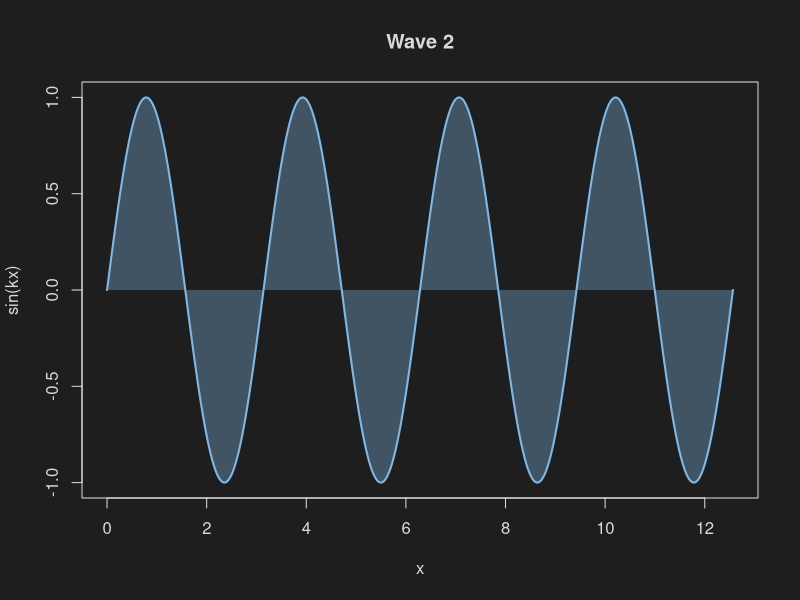
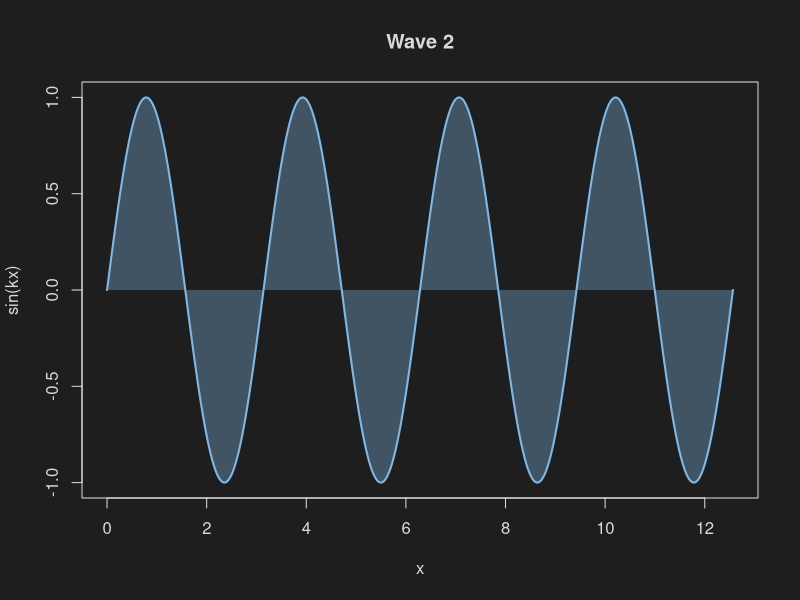
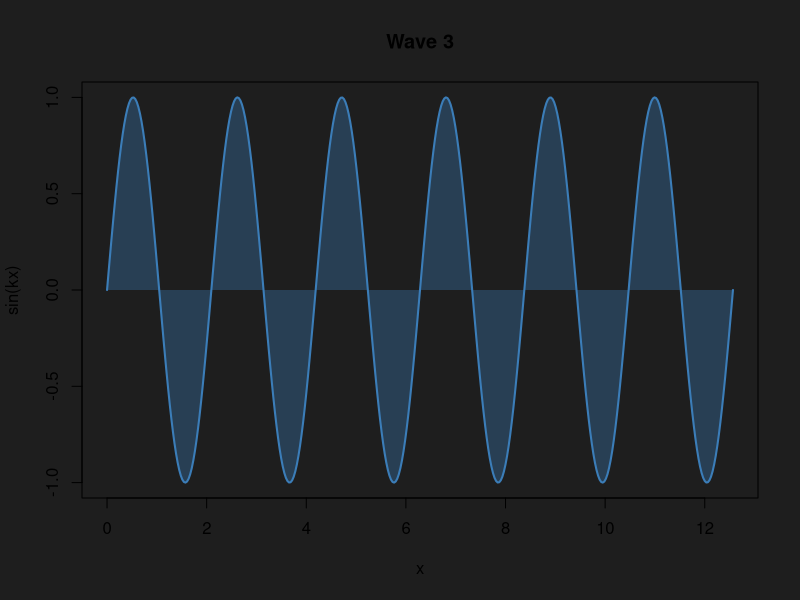
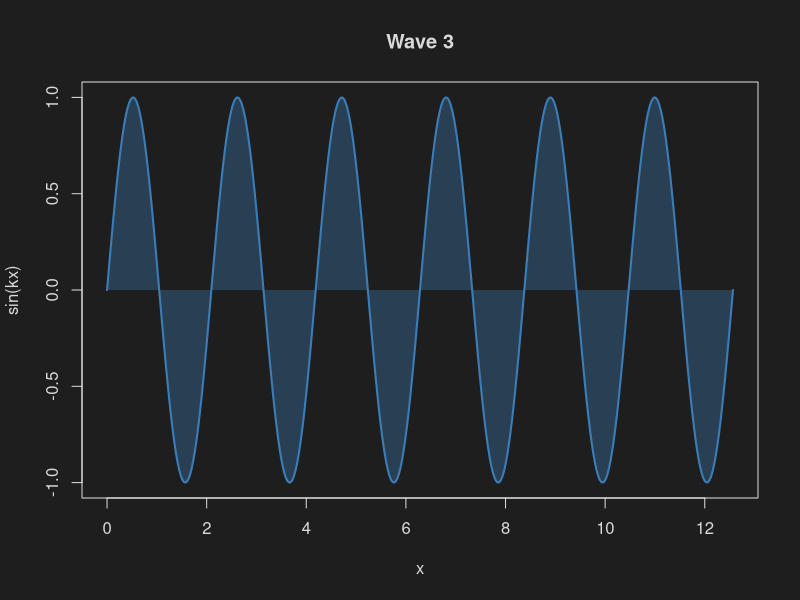
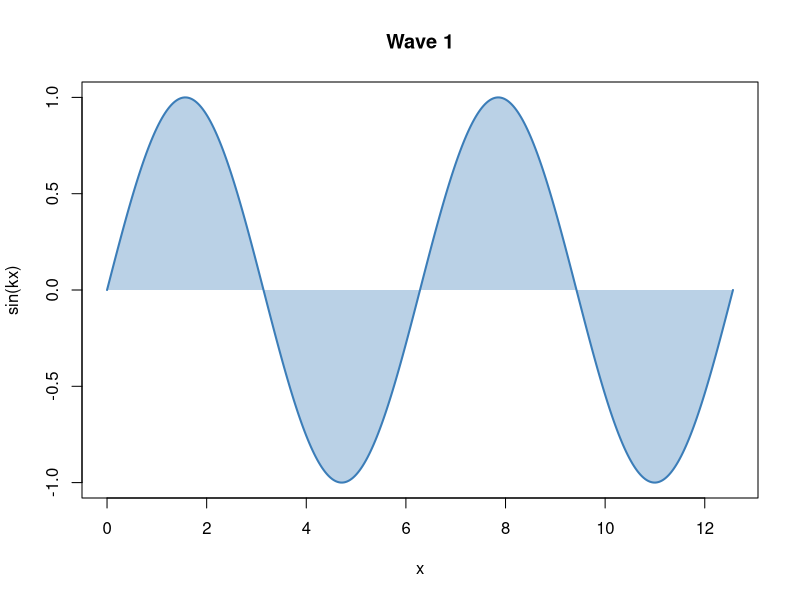
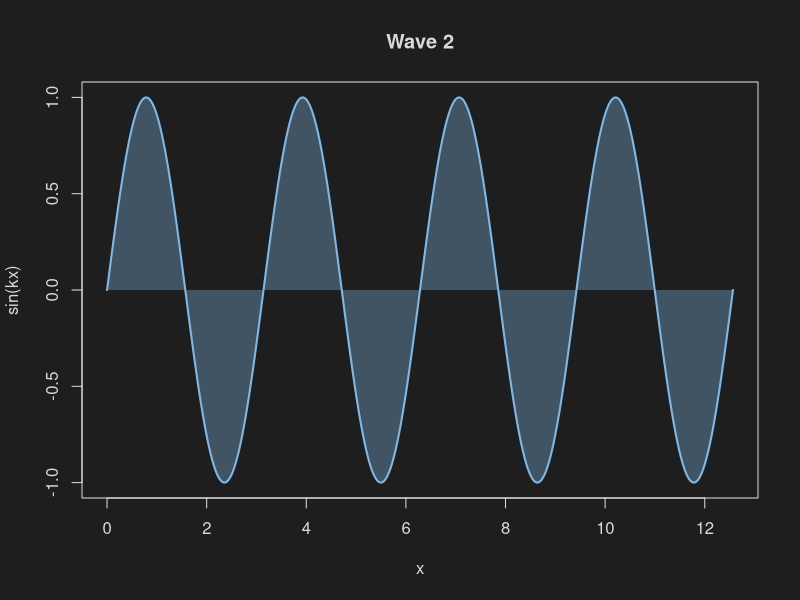
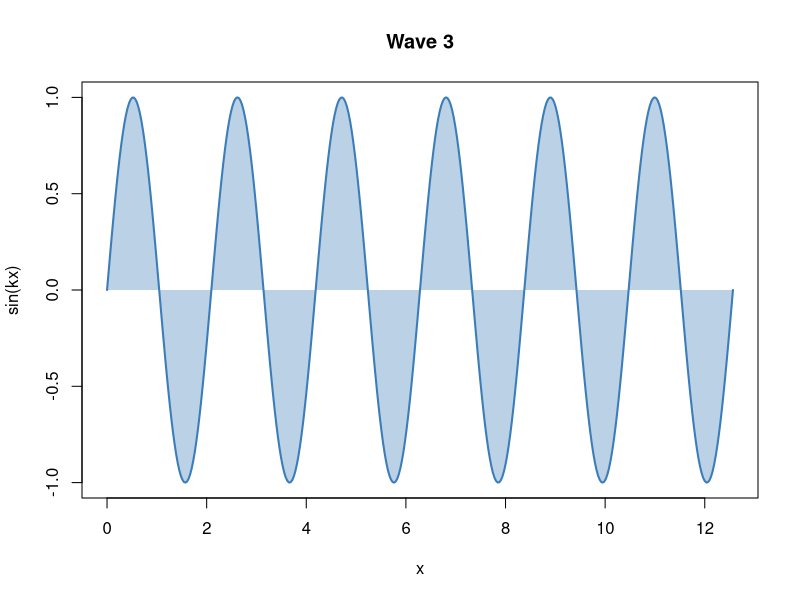

The R script that drew these images, in order:
## ---- chunk 1
#| code-fold: true
#| code-summary: "wave()"

#' Draw a sine wave with shading to zero.
#'
#' @param k Frequency multiplier; the curve completes 2 * k cycles on 0 to 4 * pi.
#' @param ink Color for the axes, labels, and title.
#' @param paper Plot background color, or NULL to keep the device background.
#' @param col Color for the curve and its shaded area.
wave <- function(k = 1, ink = "black", paper = NULL, col = "#3B7DB8") {
  if (!is.null(paper)) {
    par(bg = paper)
  }
  par(fg = ink, col.axis = ink, col.lab = ink, col.main = ink)
  x <- seq(0, 4 * pi, length.out = 400)
  plot(
    x,
    sin(k * x),
    type = "n",
    main = paste("Wave", k),
    xlab = "x",
    ylab = "sin(kx)"
  )
  polygon(
    c(x, rev(x)),
    c(sin(k * x), rep(0, length(x))),
    col = adjustcolor(col, 0.35),
    border = NA
  )
  lines(x, sin(k * x), lwd = 2, col = col)
}
## ---- chunk 2
#| panzoom: true
#| fig-alt: "A sine curve in light blue on a near-black background"
#| fig-cap: >-
#|   Wave 2: y = sin(2x); the area between the curve and y = 0 is shaded.

wave(k = 2, ink = "gray85", paper = "#1E1E1E", col = "#7FB8E6")
## ---- chunk 3
#| panzoom:
#|   backdrop: "rgba(225, 225, 225, 0.92)"
#| fig-alt: "A sine curve in light blue on a near-black background"
#| fig-cap: >-
#|   Wave 2: y = sin(2x); the area between the curve and y = 0 is shaded.

wave(k = 2, ink = "gray85", paper = "#1E1E1E", col = "#7FB8E6")
## ---- chunk 4
#| panzoom: true
#| dev: ragg_png
#| dev.args: !expr list(bg = "transparent")
#| fig-alt: "A sine curve in blue with black axes on a transparent background"
#| fig-cap: >-
#|   Wave 3: y = sin(3x); the area between the curve and y = 0 is shaded.

wave(k = 3)
## ---- chunk 5
#| panzoom: true
#| dev: ragg_png
#| dev.args: !expr list(bg = "transparent")
#| fig-alt: >-
#|   A sine curve in blue with light gray axes on a transparent background
#| fig-cap: >-
#|   Wave 3: y = sin(3x); the area between the curve and y = 0 is shaded.

wave(k = 3, ink = "gray85")
## ---- chunk 6
#| panzoom:
#|   group: light-dark
#| dev: ragg_png
#| dev.args: !expr list(bg = "transparent")
#| fig-alt:
#|   - "A sine curve in blue with black axes on a white background"
#|   - "A sine curve in light blue on a near-black background"
#|   - "A sine curve in blue with black axes on a transparent background"
#| fig-cap:
#|   - >-
#|     Wave 1: y = sin(x); the area between the curve and y = 0 is shaded.
#|   - >-
#|     Wave 2: y = sin(2x); the area between the curve and y = 0 is shaded.
#|   - >-
#|     Wave 3: y = sin(3x); the area between the curve and y = 0 is shaded.

wave(k = 1, paper = "white")
wave(k = 2, ink = "gray85", paper = "#1E1E1E", col = "#7FB8E6")
wave(k = 3, paper = "transparent")
